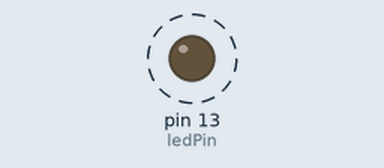
This sketch was run on a simulated Arduino Uno, built with avr-gcc and run on an emulated ATmega328P. Parts: output pins drawn as LEDs (lit = HIGH). Dashed ring = blinking. What the sketch prints to the serial monitor is not drawn.

Above: at 0.2 s.
Timing chart, 0 to 3.0 s (numbered marks = the images above):
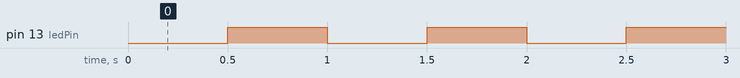

The sketch:

SimpleThread.ino
```cpp
#include <Thread.h>
int ledPin = 13;

//My simple Thread
Thread myThread = Thread();

// callback for myThread
void niceCallback(){
	static bool ledStatus = false;
	ledStatus = !ledStatus;

	digitalWrite(ledPin, ledStatus);

	Serial.print("COOL! I'm running on: ");
	Serial.println(millis());
}

void setup(){
	Serial.begin(9600);

	pinMode(ledPin, OUTPUT);

	myThread.onRun(niceCallback);
	myThread.setInterval(500);
}

void loop(){
	// checks if thread should run
	if(myThread.shouldRun())
		myThread.run();

	// Other code...
	int x = 0;
	x = 1 + 2;
}
```

Measured:
- by itself, pin 13 (ledPin): alternates HIGH for 0.50 s and LOW for 0.50 s
